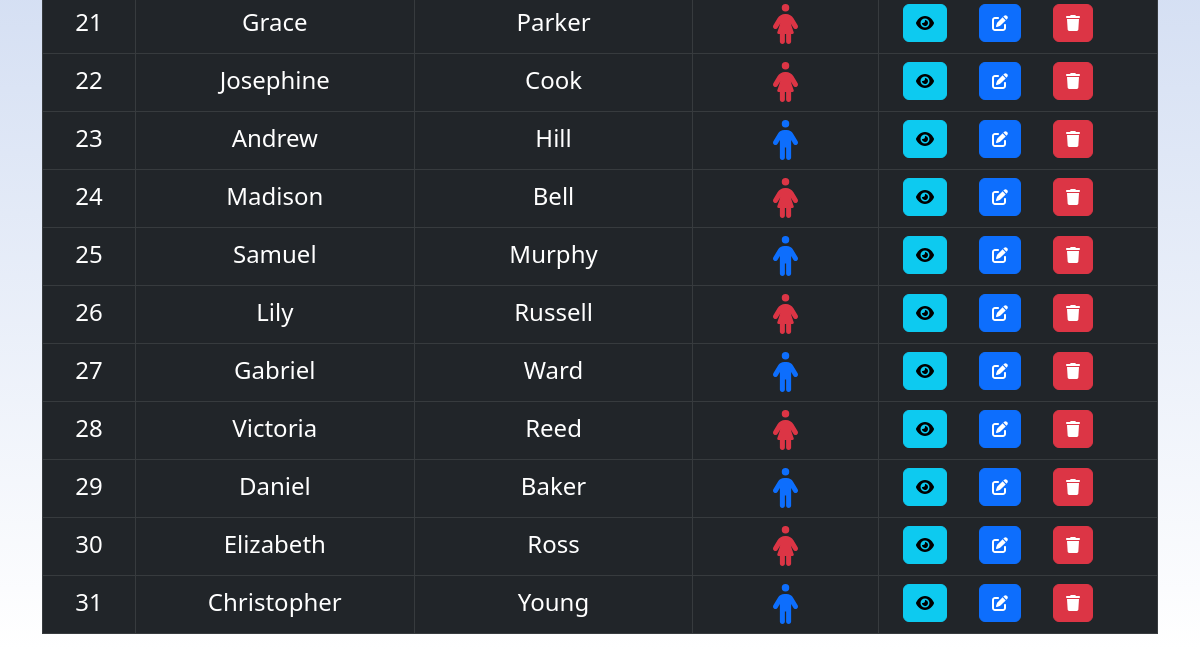
The page /admin/lecture_read.php (signed in, lower part) on the database as committed earlier.
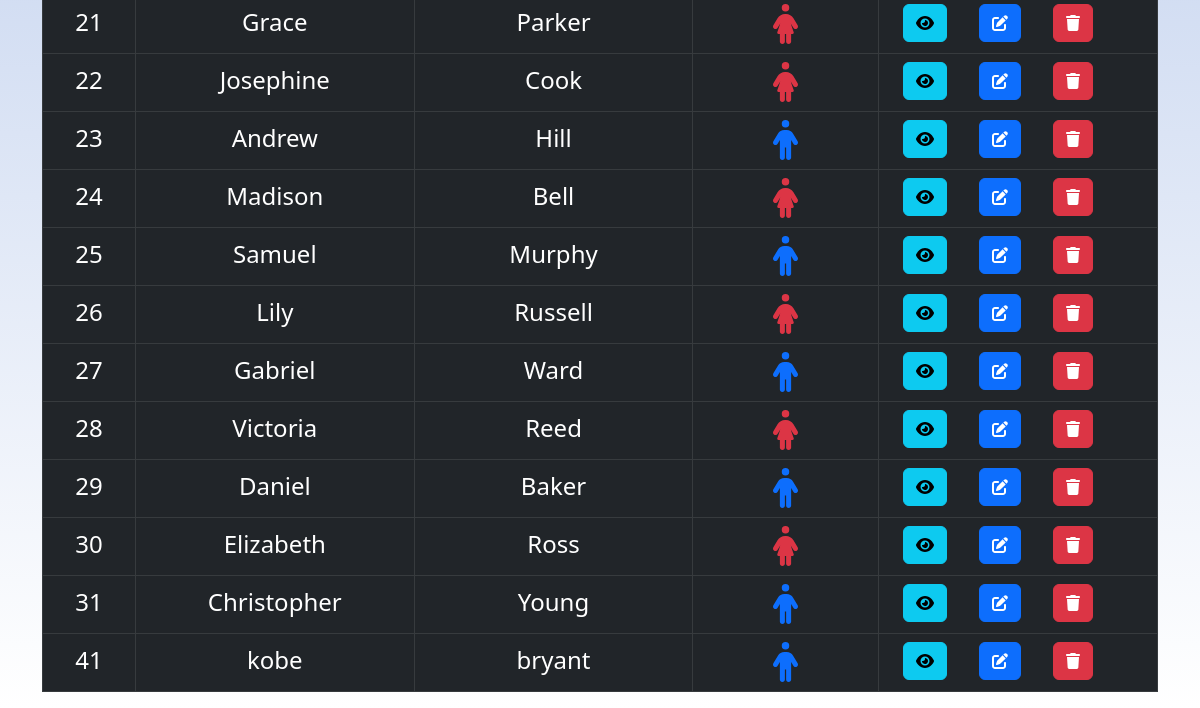
The same page on the database as committed later.
### tables this page shows
CREATE TABLE IF NOT EXISTS `lecture` (
  `lecture_id` int(255) NOT NULL AUTO_INCREMENT,
  `lecture_firstname` text NOT NULL,
  `lecture_lastname` text NOT NULL,
  `lecture_password` varchar(50) NOT NULL,
  `lecture_email` varchar(128) NOT NULL,
  `lecture_phone` varchar(11) NOT NULL,
  `lecture_gender` varchar(30) NOT NULL,
  `user_type` varchar(50) NOT NULL,
  `lecture_entrytime` timestamp NOT NULL DEFAULT CURRENT_TIMESTAMP,
  PRIMARY KEY (`lecture_id`)
);

### admin/lecture_read.php (the view, shortened to what this page needs)
<!DOCTYPE HTML>
<html>
<head>
    <link href="https://cdn.jsdelivr.net/npm/bootstrap@5.2.2/dist/css/bootstrap.min.css" rel="stylesheet">
    <link href="../css/filtertable.css" rel="stylesheet" />
    <link href="../css/background.css" rel="stylesheet" />
</head>
<body>
    <div class="container-fluid px-0">
        <div class="container my-3">
            <?php
            include '../config/database.php';
            $query = "SELECT * FROM lecture ORDER BY lecture_id";
            $stmt = $con->prepare($query);
            $stmt->execute();
            echo "<table class='table table-hover table-dark table-responsive table-bordered' id='myTable'>";
            while ($row = $stmt->fetch(PDO::FETCH_ASSOC)) {
                extract($row);
                echo "<tr>";
                echo "<td class='col-1 text-center fs-4'>{$lecture_id}</td>";
                echo "<td class='col-3 text-center text-break fs-4'>{$lecture_firstname}</td>";
                echo "<td class='col-3 text-center text-break fs-4'>{$lecture_lastname}</td>";
                if ($lecture_gender == "male") {
                    echo "<td class='col-2 text-center'><i class='fa-solid fa-person fs-1 text-primary'></i></td>";
                } else {
                    echo "<td class='col-2 text-center'><i class='fa-solid fa-person-dress fs-1 text-danger'></i></td>";
                }
                echo "<td class='col-3'>";
                echo "<a href='lecture_read_one.php?lecture_id={$lecture_id}' class='btn btn-info m-r-1em mx-3'><i class='fa-solid fa-eye'></i></a>";
                echo "<a href='lecture_update.php?lecture_id={$lecture_id}' class='btn btn-primary m-r-1em mx-3'><i class='fa-solid fa-pen-to-square'></i></a>";
                echo "<a href='#' onclick='delete_lecture({$lecture_id});' class='btn btn-danger mx-3'><i class='fa-solid fa-trash'></a>";
                echo "</td>";
                echo "</tr>";
            }
            echo "</table>";
            ?>
        </div>
    </div>
</body>
</html>

Rows that differ between the two databases and show on the page:
added lecture: lecture_id "41", lecture_firstname "kobe", lecture_lastname "bryant", lecture_gender "male" (drawn)
